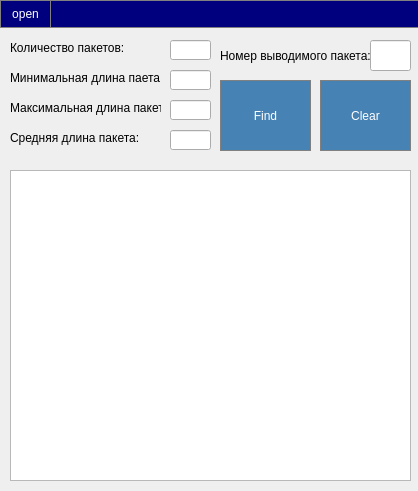
<?xml version="1.0" encoding="UTF-8"?>
<ui version="4.0">
 <class>TrafficAnalysis</class>
 <widget class="QWidget" name="TrafficAnalysis">
  <property name="geometry">
   <rect>
    <x>0</x>
    <y>0</y>
    <width>418</width>
    <height>491</height>
   </rect>
  </property>
  <property name="maximumSize">
   <size>
    <width>418</width>
    <height>491</height>
   </size>
  </property>
  <property name="windowTitle">
   <string>Анализатор трафика</string>
  </property>
  <widget class="QPushButton" name="pushButton_open">
   <property name="geometry">
    <rect>
     <x>0</x>
     <y>0</y>
     <width>51</width>
     <height>28</height>
    </rect>
   </property>
   <property name="styleSheet">
    <string notr="true">QPushButton
{
	
	background-color: rgb(0, 0, 127);
	color: white;
	border: 1px solid gray;
}
QPushButton:pressed
{
	background-color: rgb(0, 85, 127);
}</string>
   </property>
   <property name="text">
    <string>open</string>
   </property>
  </widget>
  <widget class="QPushButton" name="pushButton_find">
   <property name="geometry">
    <rect>
     <x>220</x>
     <y>80</y>
     <width>91</width>
     <height>71</height>
    </rect>
   </property>
   <property name="styleSheet">
    <string notr="true">QPushButton
{
	background-color: rgb(70,130,180);
	color: white;
	border: 1px solid gray;
}
QPushButton:pressed
{
	background-color: qlineargradient(x1: 0, y1: 0, x2: 0, y2: 1, stop: 0 #B0E0E6, stop: 1 #B0C4DE);
}</string>
   </property>
   <property name="text">
    <string>Find</string>
   </property>
  </widget>
  <widget class="QPushButton" name="pushButton_clear">
   <property name="geometry">
    <rect>
     <x>320</x>
     <y>80</y>
     <width>91</width>
     <height>71</height>
    </rect>
   </property>
   <property name="styleSheet">
    <string notr="true">QPushButton
{
	background-color: rgb(70,130,180);
	color: white;
	border: 1px solid gray;
}
QPushButton:pressed
{
	background-color: qlineargradient(x1: 0, y1: 0, x2: 0, y2: 1, stop: 0 #B0E0E6, stop: 1 #B0C4DE);
}</string>
   </property>
   <property name="text">
    <string>Clear</string>
   </property>
  </widget>
  <widget class="QLabel" name="Label_sometext">
   <property name="geometry">
    <rect>
     <x>220</x>
     <y>40</y>
     <width>151</width>
     <height>31</height>
    </rect>
   </property>
   <property name="text">
    <string>Номер выводимого пакета:</string>
   </property>
  </widget>
  <widget class="QTextEdit" name="textEdit_packetView">
   <property name="geometry">
    <rect>
     <x>10</x>
     <y>170</y>
     <width>401</width>
     <height>311</height>
    </rect>
   </property>
  </widget>
  <widget class="QLineEdit" name="LineEdit_search">
   <property name="geometry">
    <rect>
     <x>370</x>
     <y>40</y>
     <width>41</width>
     <height>31</height>
    </rect>
   </property>
  </widget>
  <widget class="QLabel" name="label">
   <property name="geometry">
    <rect>
     <x>10</x>
     <y>40</y>
     <width>151</width>
     <height>16</height>
    </rect>
   </property>
   <property name="text">
    <string>Количество пакетов:</string>
   </property>
  </widget>
  <widget class="QLabel" name="label_2">
   <property name="geometry">
    <rect>
     <x>10</x>
     <y>70</y>
     <width>151</width>
     <height>16</height>
    </rect>
   </property>
   <property name="text">
    <string>Минимальная длина паета: </string>
   </property>
  </widget>
  <widget class="QLabel" name="label_3">
   <property name="geometry">
    <rect>
     <x>10</x>
     <y>100</y>
     <width>151</width>
     <height>16</height>
    </rect>
   </property>
   <property name="text">
    <string>Максимальная длина пакета:</string>
   </property>
  </widget>
  <widget class="QLabel" name="label_4">
   <property name="geometry">
    <rect>
     <x>10</x>
     <y>130</y>
     <width>151</width>
     <height>16</height>
    </rect>
   </property>
   <property name="text">
    <string>Средняя длина пакета:</string>
   </property>
  </widget>
  <widget class="QLineEdit" name="lineEdit_number">
   <property name="geometry">
    <rect>
     <x>170</x>
     <y>40</y>
     <width>41</width>
     <height>20</height>
    </rect>
   </property>
  </widget>
  <widget class="QLineEdit" name="lineEdit_minLength">
   <property name="geometry">
    <rect>
     <x>170</x>
     <y>70</y>
     <width>41</width>
     <height>20</height>
    </rect>
   </property>
  </widget>
  <widget class="QLineEdit" name="lineEdit_maxLength">
   <property name="geometry">
    <rect>
     <x>170</x>
     <y>100</y>
     <width>41</width>
     <height>20</height>
    </rect>
   </property>
  </widget>
  <widget class="QLineEdit" name="lineEdit_averageLength">
   <property name="geometry">
    <rect>
     <x>170</x>
     <y>130</y>
     <width>41</width>
     <height>20</height>
    </rect>
   </property>
  </widget>
  <widget class="QPushButton" name="pushButton_empty">
   <property name="geometry">
    <rect>
     <x>50</x>
     <y>0</y>
     <width>371</width>
     <height>28</height>
    </rect>
   </property>
   <property name="styleSheet">
    <string notr="true">QPushButton
{
	
	background-color: rgb(0, 0, 127);
	color: white;
	border: 1px solid gray;
}</string>
   </property>
   <property name="text">
    <string/>
   </property>
  </widget>
 </widget>
 <resources/>
 <connections/>
</ui>
